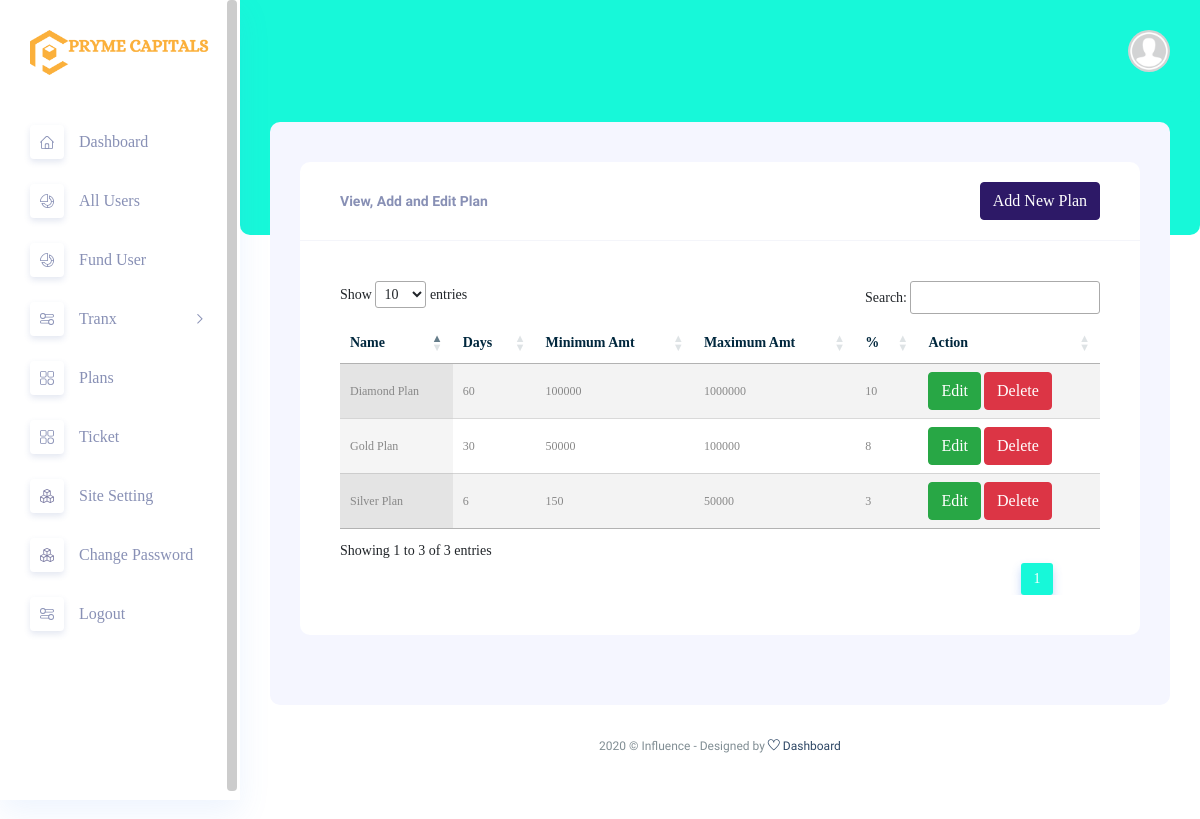
/backadmin/plans.php (signed in), run on the app's committed database.
### tables this page shows
CREATE TABLE IF NOT EXISTS `_plan` (
  `id` int(11) NOT NULL AUTO_INCREMENT,
  `_planName` varchar(25) DEFAULT NULL,
  `_return` varchar(25) DEFAULT NULL,
  `_day` varchar(25) DEFAULT NULL,
  `_minAmt` varchar(15) DEFAULT NULL,
  `_maxAmt` varchar(15) DEFAULT NULL,
  `_status` enum('A','D') NOT NULL DEFAULT 'A',
  PRIMARY KEY (`id`)
);

### backadmin/include/function.php (called while the page is built, shortened)
  <?php
function plans(){
global $conn;
$result = [];
$query = $conn->query("select * from ".P." where _status = 'A'");
while($row = mysqli_fetch_assoc($query)){
	$result[] = $row;
}
return $result;
}
?>

### backadmin/plans.php (the view, shortened to what this page needs)
<!DOCTYPE html>
<html lang="zxx">
<head>
    <link rel="stylesheet" href="css/bootstrap.min.css" />
    <link rel="stylesheet" href="vendors/themefy_icon/themify-icons.css" />
     <link rel="stylesheet" href="vendors/scroll/scrollable.css" />
    <link rel="stylesheet" href="vendors/font_awesome/css/all.min.css" />
    <link rel="stylesheet" href="vendors/datatable/css/jquery.dataTables.min.css" />
    <link rel="stylesheet" href="vendors/datatable/css/responsive.dataTables.min.css" />
    <link rel="stylesheet" href="vendors/datatable/css/buttons.dataTables.min.css" />
    <link rel="stylesheet" href="https://cdn.datatables.net/1.11.5/css/jquery.dataTables.min.css" />
    <link rel="stylesheet" href="css/metisMenu.css">
    <link rel="stylesheet" href="css/style.css" />
	<link href="css/sweetalert2.min.css" rel="stylesheet">
    <link rel="stylesheet" href="alertifyjs/css/alertify.min.css">
</head>
<body class="crm_body_bg">
 <?php include "side-bar.php"; ?>
  <section class="main_content dashboard_part large_header_bg">
		<?php include "top-bar.php"; ?>
    <div class="main_content_iner ">
        <div class="container-fluid p-0">
            <div class="row justify-content-center">
                <div class="col-lg-12">
                    <div class="white_card card_height_100 mb_30">
                        <div class="white_card_header">
                            <div class="box_header m-0">
                                <div class="main-title">
                                    <h3 class="m-0">View, Add and Edit Plan</h3>
                                </div>
									<button class="btn btn-primary" data-toggle="modal" data-target="#add">Add New Plan</button>
                            </div>
                        </div>
                        <div class="white_card_body">
                            <div class="QA_section" style="overflow-x:auto;">
								<table id="myTable" class="display">
									<thead>
										<tr>
											<th>Name</th>
											<th>Days</th>
											<th>Minimum Amt</th>
											<th>Maximum Amt</th>
											<th>%</th>
											<th>Action</th>
										</tr>
									</thead>
									<tbody>
									<?php foreach(plans() as $data){ ?>
										<tr>
											<td><?php echo $data['_planName']; ?></td>
											<td><?php echo $data['_day']; ?></td>
											<td><?php echo $data['_minAmt']; ?></td>
											<td><?php echo $data['_maxAmt']; ?></td>
											<td><?php echo $data['_return']; ?></td>
											<td>
												<button type="button" class="btn btn-success" onclick="edit(<?php echo $data['id']; ?>)">Edit</button>
												<button type="button" class="btn btn-danger" onclick="_delete(<?php echo $data['id']; ?>)">Delete</button>
											</td>
										</tr>
									<?php } ?>
									</tbody>
								</table>
							</div>
                        </div>
                    </div>
                </div>
            </div>
        </div>
    </div>
<?php include "footer.php"; ?>
</section>
</body>
</html>

### backadmin/side-bar.php (shortened to what this page needs)
<nav class="sidebar vertical-scroll  ps-container ps-theme-default ps-active-y">
    <div class="logo d-flex justify-content-between">
        <a href="index"><img src="../images/logo.png" alt=""></a>
    </div>
    <ul id="sidebar_menu">
        <li class="mm-active">
            <a href="dashboard" aria-expanded="false">
                <div class="icon_menu">
                    <img src="img/menu-icon/dashboard.svg" alt="">
                </div>
                <span>Dashboard</span>
            </a>
        </li>
        <li class="">
            <a href="all_users" aria-expanded="false">
                <div class="icon_menu">
                    <img src="img/menu-icon/11.svg" alt="">
                </div>
                <span>All Users</span>
            </a>
        </li>
        <li class="">
            <a href="fund" aria-expanded="false">
                <div class="icon_menu">
                    <img src="img/menu-icon/11.svg" alt="">
                </div>
                <span>Fund User</span>
            </a>
        </li>
        <li class="">
            <a class="has-arrow" href="#" aria-expanded="false">
                <div class="icon_menu">
                    <img src="img/menu-icon/5.svg" alt="">
                </div>
                <span>Tranx</span>
            </a>
        </li>
        <li class="">
            <a href="plans" aria-expanded="false">
                <div class="icon_menu">
                    <img src="img/menu-icon/2.svg" alt="">
                </div>
                <span>Plans</span>
            </a>
        </li>
        <li class="">
            <a href="ticket" aria-expanded="false">
                <div class="icon_menu">
                    <img src="img/menu-icon/2.svg" alt="">
                </div>
                <span>Ticket</span>
            </a>
        </li>
        <li class="">
            <a href="settings" aria-expanded="false">
              <div class="icon_menu">
                  <img src="img/menu-icon/cubes.svg" alt="">
              </div>
              <span>Site Setting</span>
            </a>
          </li>
        <li class="">
            <a href="change-pass" aria-expanded="false">
              <div class="icon_menu">
                  <img src="img/menu-icon/cubes.svg" alt="">
              </div>
              <span>Change Password</span>
            </a>
          </li>
        <li class="">
            <a href="javascript:" data-toggle="modal" data-target="#exampleModalLong" aria-expanded="false">
                <div class="icon_menu">
                    <img src="img/menu-icon/5.svg" alt="">
                </div>
                <span>Logout</span>
            </a>
        </li>
    </ul>
</nav>

### backadmin/top-bar.php (shortened to what this page needs)
<div class="container-fluid no-gutters">
        <div class="row">
            <div class="col-lg-12 p-0 ">
                <div class="header_iner d-flex justify-content-between align-items-center">
                    <div class="header_right d-flex justify-content-between align-items-center">
                        <div class="profile_info">
                            <img src="img/profile.png" alt="#">
                        </div>
                    </div>
                </div>
            </div>
        </div>
    </div>

### backadmin/footer.php (shortened to what this page needs)
<div class="footer_part">
    <div class="container-fluid">
        <div class="row">
            <div class="col-lg-12">
                <div class="footer_iner text-center">
                    <p>2020 © Influence - Designed by <a href="#"> <i class="ti-heart"></i> </a><a href="#"> Dashboard</a></p>
                </div>
            </div>
        </div>
    </div>
</div>

### backadmin/css/metisMenu.css (style rules this page uses)
.metismenu .has-arrow { position: relative; }
.metismenu .has-arrow::after { position: absolute; content: ''; transform: rotate(-90deg) translate(0, -50%); transform-origin: top; top: 50%; transition: all .3s ease-out; right: 40px; content: "\e64b"; font-family: 'themify'; color: #A5ADC6; font-weight: 600; font-size: 14px; }

### data on the page
_plan: _planName "Silver Plan", _day "6", _minAmt "150", _maxAmt "50000", _return "3"
_plan: _planName "Gold Plan", _day "30", _minAmt "50000", _maxAmt "100000", _return "8"
_plan: _planName "Diamond Plan", _day "60", _minAmt "100000", _maxAmt "1000000", _return "10"
